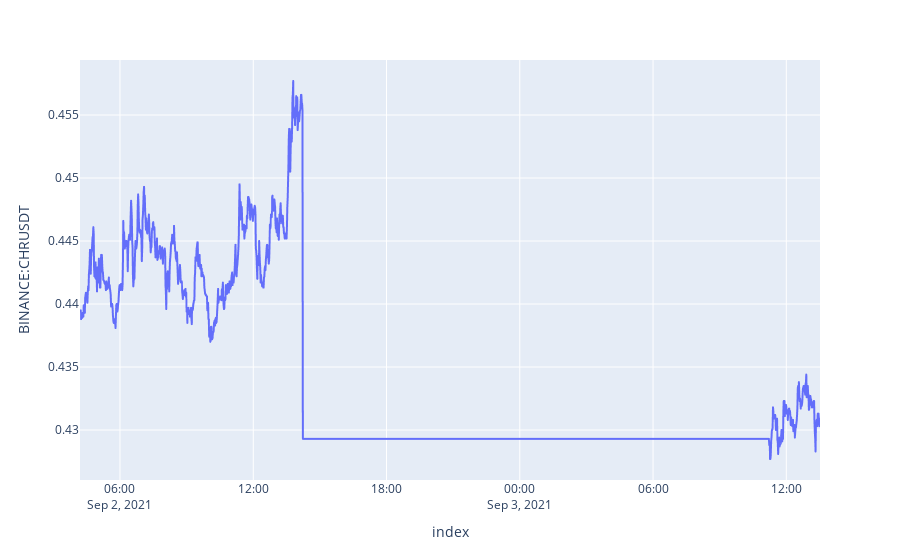

Notebook code cell kept with this figure:
### Code cell
data5 = data.tail(2000)
px.line(data5,x=data5.index,y=data5["BINANCE:CHRUSDT"])

### Figure 1 — Plotly figure (JSON) as saved in the notebook; plotly's stock layout.template omitted (floating-point values rounded to 4 significant figures; data arrays with more than 128 entries replaced by an {"elided": "..."} marker saying what was removed)
{"data": [{"hovertemplate": "index=%{x}<br>BINANCE:CHRUSDT=%{y}<extra></extra>", "legendgroup": "", "line": {"color": "#636efa", "dash": "solid"}, "marker": {"symbol": "circle"}, "mode": "lines", "name": "", "showlegend": false, "type": "scattergl", "x": {"elided": "2000 str values"}, "xaxis": "x", "y": {"elided": "2000 float values"}, "yaxis": "y"}], "layout": {"legend": {"tracegroupgap": 0}, "margin": {"t": 60}, "xaxis": {"anchor": "y", "domain": [0, 1], "title": {"text": "index"}}, "yaxis": {"anchor": "x", "domain": [0, 1], "title": {"text": "BINANCE:CHRUSDT"}}}}
